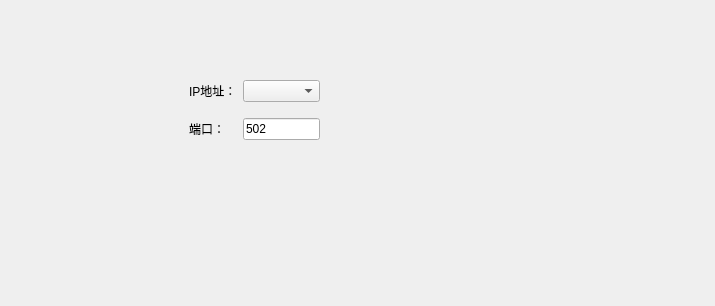
<?xml version="1.0" encoding="UTF-8"?>
<ui version="4.0">
 <class>ModbusTcpWidget</class>
 <widget class="QWidget" name="ModbusTcpWidget">
  <property name="geometry">
   <rect>
    <x>0</x>
    <y>0</y>
    <width>715</width>
    <height>306</height>
   </rect>
  </property>
  <property name="sizePolicy">
   <sizepolicy hsizetype="Expanding" vsizetype="Expanding">
    <horstretch>0</horstretch>
    <verstretch>0</verstretch>
   </sizepolicy>
  </property>
  <property name="windowTitle">
   <string>Form</string>
  </property>
  <widget class="QWidget" name="gridLayoutWidget">
   <property name="geometry">
    <rect>
     <x>189</x>
     <y>70</y>
     <width>401</width>
     <height>80</height>
    </rect>
   </property>
   <layout class="QGridLayout" name="gridLayout" columnstretch="1,2,7">
    <property name="rightMargin">
     <number>0</number>
    </property>
    <item row="0" column="0">
     <widget class="QLabel" name="label_IPAddr">
      <property name="sizePolicy">
       <sizepolicy hsizetype="Minimum" vsizetype="Minimum">
        <horstretch>0</horstretch>
        <verstretch>0</verstretch>
       </sizepolicy>
      </property>
      <property name="text">
       <string>IP地址：</string>
      </property>
      <property name="alignment">
       <set>Qt::AlignLeading|Qt::AlignLeft|Qt::AlignVCenter</set>
      </property>
     </widget>
    </item>
    <item row="1" column="1">
     <widget class="QLineEdit" name="lineEdit_Port">
      <property name="sizePolicy">
       <sizepolicy hsizetype="Preferred" vsizetype="Fixed">
        <horstretch>0</horstretch>
        <verstretch>0</verstretch>
       </sizepolicy>
      </property>
      <property name="text">
       <string>502</string>
      </property>
     </widget>
    </item>
    <item row="0" column="1">
     <widget class="QComboBox" name="comboBox_IPAddr">
      <property name="sizePolicy">
       <sizepolicy hsizetype="Preferred" vsizetype="Fixed">
        <horstretch>0</horstretch>
        <verstretch>0</verstretch>
       </sizepolicy>
      </property>
     </widget>
    </item>
    <item row="1" column="0">
     <widget class="QLabel" name="label_Port">
      <property name="sizePolicy">
       <sizepolicy hsizetype="Minimum" vsizetype="Minimum">
        <horstretch>0</horstretch>
        <verstretch>0</verstretch>
       </sizepolicy>
      </property>
      <property name="text">
       <string>端口：</string>
      </property>
      <property name="alignment">
       <set>Qt::AlignLeading|Qt::AlignLeft|Qt::AlignVCenter</set>
      </property>
     </widget>
    </item>
    <item row="0" column="2" rowspan="2">
     <spacer name="horizontalSpacer">
      <property name="orientation">
       <enum>Qt::Horizontal</enum>
      </property>
      <property name="sizeHint" stdset="0">
       <size>
        <width>40</width>
        <height>20</height>
       </size>
      </property>
     </spacer>
    </item>
   </layout>
  </widget>
 </widget>
 <resources/>
 <connections/>
</ui>
